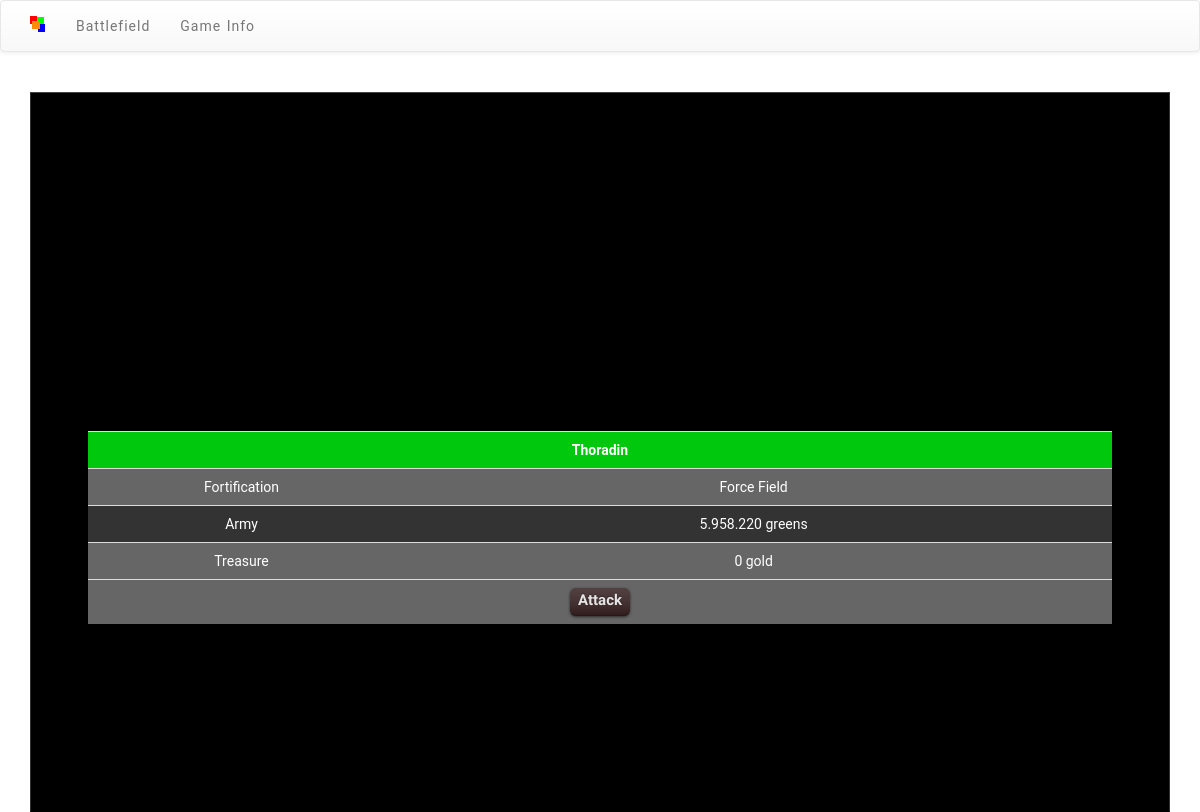
Page /stats.php?id=2 on the committed database.
### tables this page shows
CREATE TABLE `usuarios` (
  `id` int(11) NOT NULL AUTO_INCREMENT,
  `usuario` varchar(20) NOT NULL,
  `mail` varchar(40) NOT NULL,
  `password` varchar(40) NOT NULL,
  `auth` tinyint(4) NOT NULL DEFAULT '1',
  `fecha_alta` date NOT NULL,
  `fort` smallint(6) NOT NULL DEFAULT '0',
  `siege` smallint(6) NOT NULL DEFAULT '0',
  `unitprod` smallint(6) NOT NULL DEFAULT '0',
  `units` int(11) NOT NULL DEFAULT '0',
  `gold` bigint(30) NOT NULL DEFAULT '0',
  `race` tinyint(4) NOT NULL DEFAULT '0',
  `berserkers` int(11) NOT NULL DEFAULT '0',
  `paladins` int(11) NOT NULL DEFAULT '0',
  `merchants` int(11) NOT NULL DEFAULT '0',
  `racechanges` tinyint(4) NOT NULL DEFAULT '0',
  `injured` int(11) NOT NULL DEFAULT '0',
  PRIMARY KEY (`id`)
);

CREATE TABLE `units` (
  `id_usuario` int(11) NOT NULL,
  `untrained` int(11) NOT NULL DEFAULT '0',
  `injured` int(11) NOT NULL DEFAULT '0',
  `berserkers` int(11) NOT NULL DEFAULT '0',
  `paladins` int(11) NOT NULL DEFAULT '0',
  `merchants` int(11) NOT NULL DEFAULT '0',
  PRIMARY KEY (`id_usuario`)
);

### includes/reglas.php (called while the page is built, shortened)
<?php
$tech_fort = array("None", "Palisade", "Stone Walls", "Battlements", "Bastion", "Towers", "Moat", "Stronghold", "Citadel", "Trenches", "Fortress", "Bunker", "Shelter", "AEGIS System", "Force Field");
?>

### includes/funciones.php (called while the page is built, shortened)
<?php
function formatNum($num){
	return number_format($num,0,",",".");
}
function getUnits($usuario){
	$sql = "select * from units where id_usuario = $usuario->id";
	if (!$sql){
		echo "Error en la consulta SQL para getUnits";
	}
	else {
		$result = mysql_query($sql);
		if(mysql_num_rows($result)<=0){
			echo "El usuario no existe o no tiene unidades";
		}
		else return mysql_fetch_object($result);
	}
}
function getTFF($units){
	return $units->untrained+$units->berserkers+$units->paladins+$units->merchants;
}
?>

### includes/body_stats.php (the view)
<?php
if (isset($_GET['id'])){
	$sql = mysql_query("SELECT * FROM usuarios WHERE id='".$_GET['id']."'");
	if (mysql_num_rows($sql)>0){
		$usuario = mysql_fetch_object($sql);
		$nombre = $usuario->usuario;
		$gold = formatNum($usuario->gold);
		$fort = $tech_fort[$usuario->fort];
		$units = formatNum(getTFF(getUnits($usuario)));
		$units_type = 'units';
		if ($usuario->race == 0) $units_type = $racestats = constant('string_race0');
			else if ($usuario->race == 1) $units_type = $racestats = constant('string_race1');
			else if ($usuario->race == 2) $units_type = $racestats = constant('string_race2');
			else if ($usuario->race == 3) $units_type = $racestats = constant('string_race3');
		echo
		"<table class='stats table'>
		<tr>
		<th class='$racestats' width='100%' colspan='2'>$nombre</td>
		</tr>
		<tr class='impar'>
		<td class='titulo' width='30%'>".constant('string_fort')."</td><td>$fort</td>
		</tr>
		<tr class='par'>
		<td class='titulo' width='30%'>".constant('string_units')."</td><td>$units $units_type</td>
		</tr>
		<tr class='impar'>
		<td class='titulo' width='30%'>".constant('string_oro')."</td><td>$gold ".constant('string_moneda')."</td>
		</tr>
		<tr class='impar'>
		<td class='boton' colspan='2'><a href='battle.php?id=$usuario->id'><button class='button medium black'>Attack</button></a></td>
		</tr>
		</table>";
	}
	else {
		echo "<h3>No existe un usuario con ese ID</h3>";
	}
}
?>

### css/goldies.css (style rules this page uses)
html, body { background: white; color: white; }
a:link, a:hover, a:visited, a:active { text-decoration: none; color: #FDFDFD; }
.button, .button:visited { background: #222 url(../img/overlay.png) repeat-x; display: inline-block; padding: 3px 8px 4px; color: #E5E5E5; font-family: "Signika", "Roboto", sans-serif; text-decoration: none; -moz-border-radius: 6px; -webkit-border-radius: 6px; -moz-box-shadow: 0 1px 3px rgba(0, 0, 0, 0.6); -webkit-box-shadow: 0 1px 3px rgba(0, 0, 0, 0.6); text-shadow: 0 -1px 1px rgba(0, 0, 0, 0.25); border-top: 0px; border-left: 0px; border-right: 0px; border-bottom: 1px solid rgba(0, 0, 0, 0.25); position: relative; cursor: pointer; }
.button, .button:visited, .medium.button, .medium.button:visited { font-size: 15px; font-weight: bold; line-height: 1.3; text-shadow: 0 -1px 1px rgba(0, 0, 0, 0.25); }
.black.button, .black.button:visited { background-color: #180000; }
table.stats { font-family: "Roboto", sans-serif; color: white; text-align: center; padding: 10px; width: 90%; margin-left: auto; margin-right: auto; }
.greens { background-color: #00C90D; }
tr.par { background-color: #333333; }
tr.impar { background-color: #666666; }
.stats td { padding: 2px; }
.stats th { padding: 4px; }
.stats a:link, a:hover, a:visited, a:active { text-decoration: none; color: #FFB273; }
.titulo { padding: 5px; }
th { text-align: center; }

### rows in the picture
usuarios: usuario "Thoradin", fort "Force Field", gold "0"
units: units "5.958.220"

### other values in the picture
constant('string_fort') "Fortification"
constant('string_units') "Army"
$units_type "greens"
constant('string_oro') "Treasure"
constant('string_moneda') "gold"
